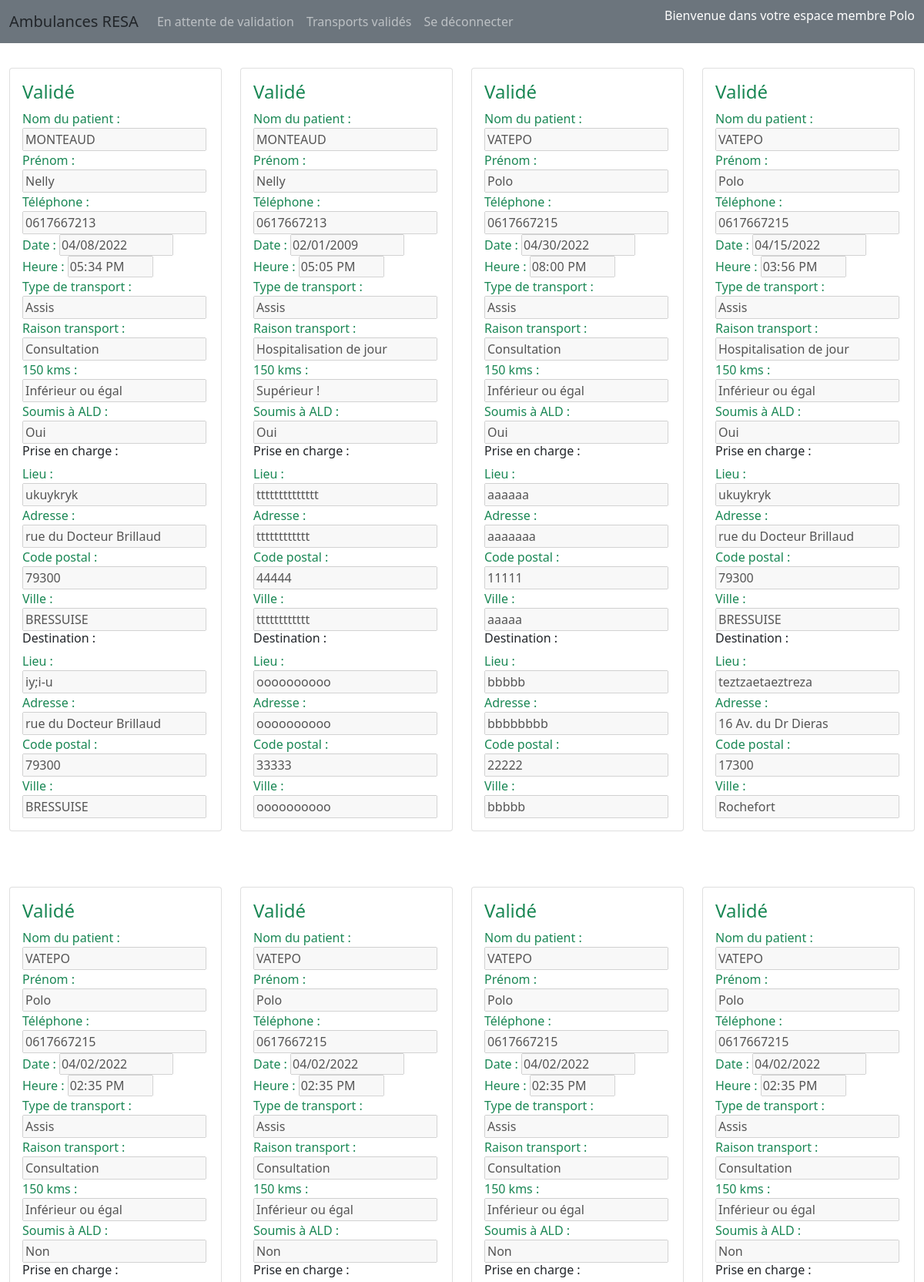
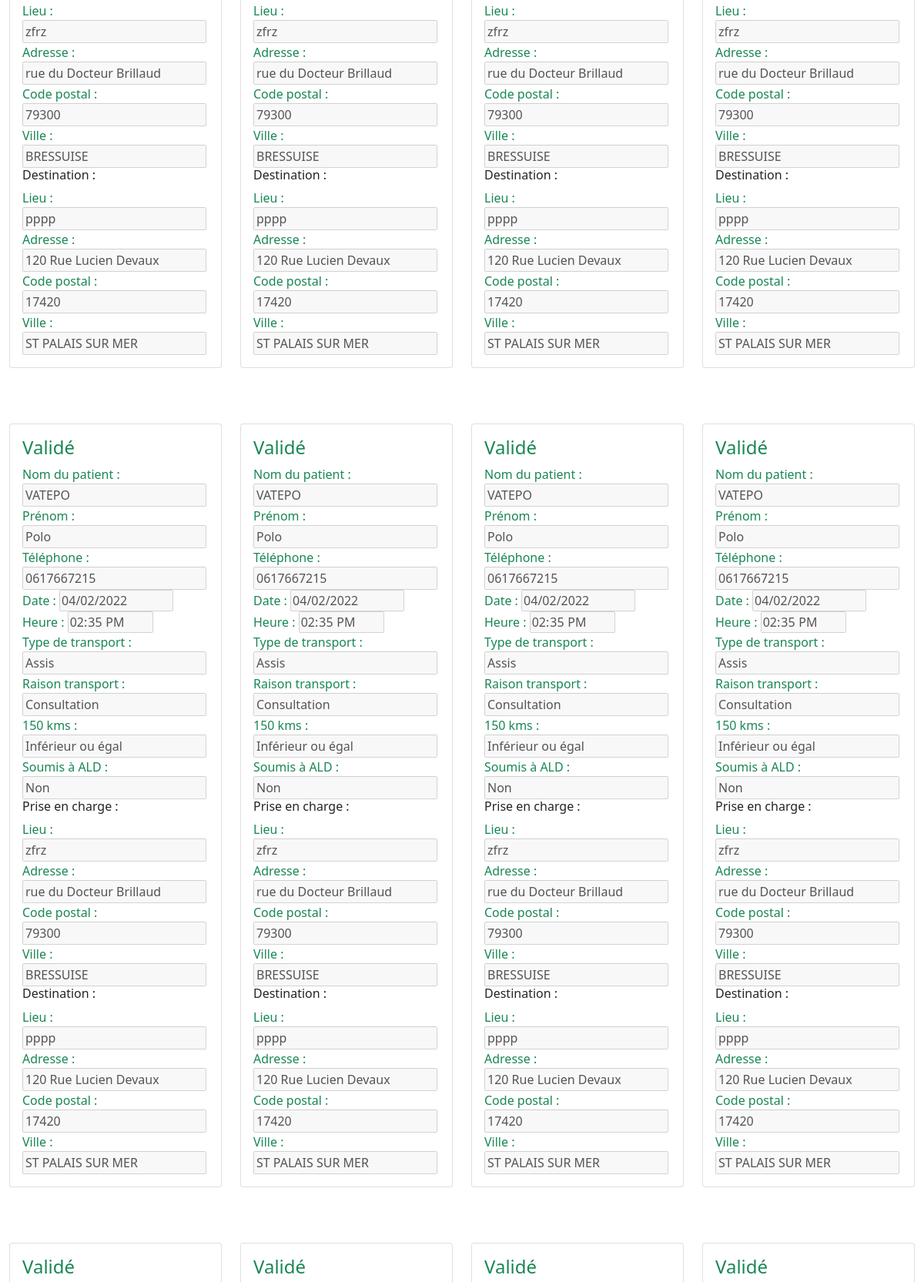
Page /espace-regul-saisies.php (signed in, upper part) on the committed database (2 pictures, top to bottom).
### tables this page shows
CREATE TABLE IF NOT EXISTS `utilisateur` (
  `user_id` int(10) NOT NULL AUTO_INCREMENT,
  `nom` text NOT NULL,
  `prenom` text NOT NULL,
  `adress` text NOT NULL,
  `zip` int(8) NOT NULL,
  `ville` text NOT NULL,
  `tel` int(12) NOT NULL,
  `mail` varchar(80) NOT NULL,
  `mdp` longtext NOT NULL,
  `profil` tinyint(1) NOT NULL DEFAULT '0',
  `anniv` date DEFAULT NULL,
  PRIMARY KEY (`user_id`)
);

CREATE TABLE IF NOT EXISTS `rdv` (
  `rdv_id` int(10) NOT NULL AUTO_INCREMENT,
  `fk_user` int(10) NOT NULL,
  `rdv_date` date NOT NULL,
  `heure` time NOT NULL,
  `transport_type` tinyint(1) NOT NULL,
  `transport_kms` tinyint(1) NOT NULL,
  `rdv_raison` tinyint(1) NOT NULL,
  `ald` tinyint(1) NOT NULL,
  `pick_name` varchar(40) NOT NULL,
  `pick_adress` varchar(80) NOT NULL,
  `pick_zip` int(6) NOT NULL,
  `pick_ville` varchar(60) NOT NULL,
  `dest_name` varchar(40) NOT NULL,
  `dest_adress` varchar(80) NOT NULL,
  `dest_zip` int(6) NOT NULL,
  `dest_ville` varchar(60) NOT NULL,
  `statut` tinyint(1) NOT NULL DEFAULT '0',
  PRIMARY KEY (`rdv_id`),
  KEY `fk_user` (`fk_user`) USING BTREE
);

### espace-regul-saisies.php (the view, shortened to what this page needs)
<?php
require 'bdd.php';
$mail = $_SESSION['mail'];
$req = mysqli_query($mysqli, "SELECT * FROM utilisateur WHERE mail='$mail'");
$info = mysqli_fetch_assoc($req);
?>
<?php require 'header-regul.php';
?>
<?php
$conn=$bdd->query("SELECT * FROM rdv INNER JOIN utilisateur ON rdv.fk_user=utilisateur.user_id WHERE statut=1 ORDER BY rdv_id DESC");
$conn->execute(array());
$userData=$conn->fetchAll();
?>
<div class="row row-cols-1 row-cols-md-4 g-4 mx-auto mt-3">
    <?php foreach ($userData as $row) : ?>
        <div class="col">
            <div class="card bg-white mt-5">
                <div class="card-body">
                    <div class="">
                        <h4 class="text-success">Validé</h4>
                        <div class="col">
                            <span class="text-success">Nom du patient :</span>
                            <input type="text" name="" value="<?= $row['nom']; ?>" disabled>
                        </div>
                        <div class="col">
                            <span class="text-success">Prénom :</span>
                            <input type="text" name="" value="<?= $row['prenom']; ?>" disabled>
                        </div>
                        <div class="col">
                            <span class="text-success">Téléphone :</span>
                            <input type="number" name="" value="<?= '0'.$row['tel']; ?>" disabled>
                        </div>
                        <span class="text-success">Date :</span>
                        <input type="date" name="" value="<?= $row['rdv_date']; ?>" disabled>
                        <span class="text-success">Heure :</span>
                        <input type="time" name="" value="<?= $row['heure']; ?>" disabled>
                    </div>
                    <div class="col">
                        <span class="text-success">Type de transport :</span>
                        <input type="text" name="" value="<?php
                                                            if ($row['transport_type'] == 0) {
                                                                echo ('Assis');
                                                            } elseif ($row['transport_type'] == 1) {
                                                                echo ('Couché');
                                                            }; ?>" disabled>
                    </div>
                    <div class="col">
                        <span class="text-success">Raison transport :</span>
                        <input type="text" name="" value="<?php
                                                            if ($row['rdv_raison'] == 0) {
                                                                echo ('Consultation');
                                                            } elseif ($row['rdv_raison'] == 1) {
                                                                echo ('Hospitalisation de jour');
                                                            } elseif ($row['rdv_raison'] == 2) {
                                                                echo ('Hospitalisation de plus de 12h');
                                                            } elseif ($row['rdv_raison'] == 3) {
                                                                echo ('Sortie d\'hospitalisation');
                                                            }; ?>" disabled>
                    </div>
                    <div class="col">
                        <span class="text-success">150 kms :</span>
                        <input type="text" name="" value="<?php
                                                            if ($row['transport_kms'] == 0) {
                                                                echo ('Inférieur ou égal');
                                                            } elseif ($row['transport_kms'] == 1) {
                                                                echo ('Supérieur !');
                                                            }; ?>" disabled>
                    </div>
                    <div class="col">
                        <span class="text-success">Soumis à ALD :</span>
                        <input type="text" name="" value="<?php
                                                            if ($row['ald'] == 0) {
                                                                echo ('Oui');
                                                            } elseif ($row['ald'] == 1) {
                                                                echo ('Non');
                                                            }; ?>" disabled>
                    </div>
                    <div class="">
                        <h6>Prise en charge :</h6>
                        <div class="col">
                            <span class="text-success">Lieu :</span>
                            <input type="text" name="" value="<?= $row['pick_name']; ?>" disabled>
                        </div>
                        <div class="col">
                            <span class="text-success">Adresse :</span>
                            <input type="text" name="" value="<?= $row['pick_adress']; ?>" disabled>
                        </div>
                        <div class="col">
                            <span class="text-success">Code postal :</span>
                            <input type="number" name="" value="<?= $row['pick_zip']; ?>" disabled>
                        </div>
                        <div class="col">
                            <span class="text-success">Ville :</span>
                            <input type="text" name="" value="<?= $row['pick_ville']; ?>" disabled>
                        </div>
                    </div>
                    <div class="">
                        <h6>Destination :</h6>
                        <div class="col">
                            <span class="text-success">Lieu :</span>
                            <input type="text" name="" value="<?= $row['dest_name']; ?>" disabled>
                        </div>
                        <div class="col">
                            <span class="text-success">Adresse :</span>
                            <input type="text" name="" value="<?= $row['dest_adress']; ?>" disabled>
                        </div>
                        <div class="col">
                            <span class="text-success">Code postal :</span>
                            <input type="number" name="" value="<?= $row['dest_zip']; ?>" disabled>
                        </div>
                        <div class="col">
                            <span class="text-success">Ville :</span>
                            <input type="text" name="" value="<?= $row['dest_ville']; ?>" disabled>
                        </div>
                    </div>
                </div>
            </div>
        </div>
    <?php endforeach; ?>
</div>
<?php
require 'footer.php';
?>

### header-regul.php (shortened to what this page needs)
<!DOCTYPE html>
<html lang="fr">
<head>
    <link href="https://cdn.jsdelivr.net/npm/bootstrap@5.1.3/dist/css/bootstrap.min.css" rel="stylesheet">
</head>
<body>
    <header class="fixed-top">
        <nav class="navbar navbar-expand-lg navbar-dark bg-secondary">
            <div class="container-fluid">
                <a class="navbar-brand text-dark" href="#">Ambulances RESA</a>
                <div class="collapse navbar-collapse" id="navbarSupportedContent">
                    <ul class="navbar-nav me-auto mb-2 mb-lg-0">
                        <li class="nav-item">
                            <a class="nav-link" href="espace-regul.php">En attente de validation</a>
                        </li>
                        <li class="nav-item">
                            <a class="nav-link" href="espace-regul-saisies.php">Transports validés</a>
                        <li class="nav-item">
                            <a class="nav-link" href="deconnexion.php">Se déconnecter</a>
                        </li>
                    </ul>
                    <p class="text-white">Bienvenue dans votre espace membre <?= $info['prenom']; ?></p>
                </div>
            </div>
        </nav>
    </header>

### rows in the picture
utilisateur: prenom "Polo"
rdv: fk_user.nom "MONTEAUD", fk_user.prenom "Nelly", fk_user.tel "0617667213", rdv_date "04/08/2022", heure "17:34:00", transport_type "Assis", rdv_raison "Consultation", transport_kms "Inférieur ou égal", ald "Oui", pick_name "ukuykryk", pick_adress "rue du Docteur Brillaud", pick_zip "79300", pick_ville "BRESSUISE", dest_name "iy;i-u", dest_adress "rue du Docteur Brillaud", dest_zip "79300", dest_ville "BRESSUISE"
rdv: fk_user.nom "MONTEAUD", fk_user.prenom "Nelly", fk_user.tel "0617667213", rdv_date "02/01/2009", heure "17:05:00", transport_type "Assis", rdv_raison "Hospitalisation de jour", transport_kms "Supérieur !", ald "Oui", pick_name "tttttttttttttt", pick_adress "tttttttttttt", pick_zip "44444", pick_ville "tttttttttttt", dest_name "oooooooooo", dest_adress "oooooooooo", dest_zip "33333", dest_ville "oooooooooo"
rdv: fk_user.nom "VATEPO", fk_user.prenom "Polo", fk_user.tel "0617667215", rdv_date "04/30/2022", heure "20:00:00", transport_type "Assis", rdv_raison "Consultation", transport_kms "Inférieur ou égal", ald "Oui", pick_name "aaaaaa", pick_adress "aaaaaaa", pick_zip "11111", pick_ville "aaaaa", dest_name "bbbbb", dest_adress "bbbbbbbb", dest_zip "22222", dest_ville "bbbbb"
rdv: fk_user.nom "VATEPO", fk_user.prenom "Polo", fk_user.tel "0617667215", rdv_date "04/15/2022", heure "15:56:00", transport_type "Assis", rdv_raison "Hospitalisation de jour", transport_kms "Inférieur ou égal", ald "Oui", pick_name "ukuykryk", pick_adress "rue du Docteur Brillaud", pick_zip "79300", pick_ville "BRESSUISE", dest_name "teztzaetaeztreza", dest_adress "16 Av. du Dr Dieras", dest_zip "17300", dest_ville "Rochefort"
rdv: fk_user.nom "VATEPO", fk_user.prenom "Polo", fk_user.tel "0617667215", rdv_date "04/02/2022", heure "14:35:00", transport_type "Assis", rdv_raison "Consultation", transport_kms "Inférieur ou égal", ald "Non", pick_name "zfrz", pick_adress "rue du Docteur Brillaud", pick_zip "79300", pick_ville "BRESSUISE", dest_name "pppp", dest_adress "120 Rue Lucien Devaux", dest_zip "17420", dest_ville "ST PALAIS SUR MER"
rdv: fk_user.nom "VATEPO", fk_user.prenom "Polo", fk_user.tel "0617667215", rdv_date "04/02/2022", heure "14:35:00", transport_type "Assis", rdv_raison "Consultation", transport_kms "Inférieur ou égal", ald "Non", pick_name "zfrz", pick_adress "rue du Docteur Brillaud", pick_zip "79300", pick_ville "BRESSUISE", dest_name "pppp", dest_adress "120 Rue Lucien Devaux", dest_zip "17420", dest_ville "ST PALAIS SUR MER"
rdv: fk_user.nom "VATEPO", fk_user.prenom "Polo", fk_user.tel "0617667215", rdv_date "04/02/2022", heure "14:35:00", transport_type "Assis", rdv_raison "Consultation", transport_kms "Inférieur ou égal", ald "Non", pick_name "zfrz", pick_adress "rue du Docteur Brillaud", pick_zip "79300", pick_ville "BRESSUISE", dest_name "pppp", dest_adress "120 Rue Lucien Devaux", dest_zip "17420", dest_ville "ST PALAIS SUR MER"
rdv: fk_user.nom "VATEPO", fk_user.prenom "Polo", fk_user.tel "0617667215", rdv_date "04/02/2022", heure "14:35:00", transport_type "Assis", rdv_raison "Consultation", transport_kms "Inférieur ou égal", ald "Non", pick_name "zfrz", pick_adress "rue du Docteur Brillaud", pick_zip "79300", pick_ville "BRESSUISE", dest_name "pppp", dest_adress "120 Rue Lucien Devaux", dest_zip "17420", dest_ville "ST PALAIS SUR MER"
rdv: fk_user.nom "VATEPO", fk_user.prenom "Polo", fk_user.tel "0617667215", rdv_date "04/02/2022", heure "14:35:00", transport_type "Assis", rdv_raison "Consultation", transport_kms "Inférieur ou égal", ald "Non", pick_name "zfrz", pick_adress "rue du Docteur Brillaud", pick_zip "79300", pick_ville "BRESSUISE", dest_name "pppp", dest_adress "120 Rue Lucien Devaux", dest_zip "17420", dest_ville "ST PALAIS SUR MER"
rdv: fk_user.nom "VATEPO", fk_user.prenom "Polo", fk_user.tel "0617667215", rdv_date "04/02/2022", heure "14:35:00", transport_type "Assis", rdv_raison "Consultation", transport_kms "Inférieur ou égal", ald "Non", pick_name "zfrz", pick_adress "rue du Docteur Brillaud", pick_zip "79300", pick_ville "BRESSUISE", dest_name "pppp", dest_adress "120 Rue Lucien Devaux", dest_zip "17420", dest_ville "ST PALAIS SUR MER"
rdv: fk_user.nom "VATEPO", fk_user.prenom "Polo", fk_user.tel "0617667215", rdv_date "04/02/2022", heure "14:35:00", transport_type "Assis", rdv_raison "Consultation", transport_kms "Inférieur ou égal", ald "Non", pick_name "zfrz", pick_adress "rue du Docteur Brillaud", pick_zip "79300", pick_ville "BRESSUISE", dest_name "pppp", dest_adress "120 Rue Lucien Devaux", dest_zip "17420", dest_ville "ST PALAIS SUR MER"
rdv: fk_user.nom "VATEPO", fk_user.prenom "Polo", fk_user.tel "0617667215", rdv_date "04/02/2022", heure "14:35:00", transport_type "Assis", rdv_raison "Consultation", transport_kms "Inférieur ou égal", ald "Non", pick_name "zfrz", pick_adress "rue du Docteur Brillaud", pick_zip "79300", pick_ville "BRESSUISE", dest_name "pppp", dest_adress "120 Rue Lucien Devaux", dest_zip "17420", dest_ville "ST PALAIS SUR MER"
